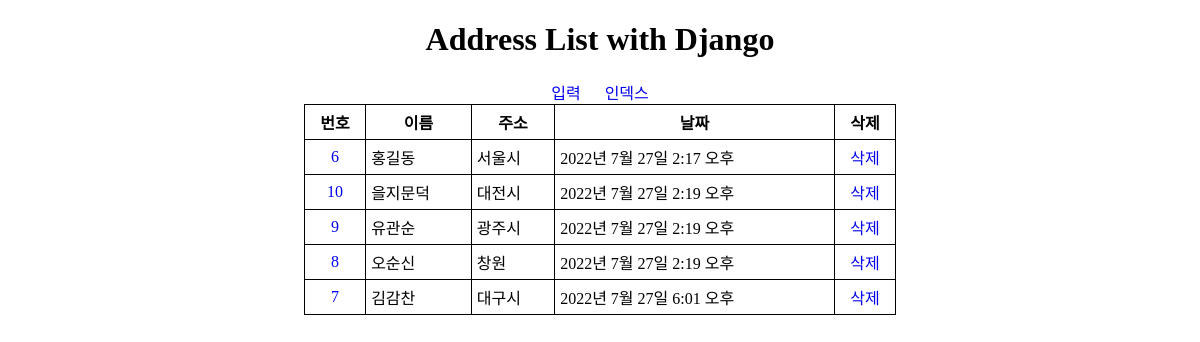
The page /pjsapp/list/ on the database as committed earlier.
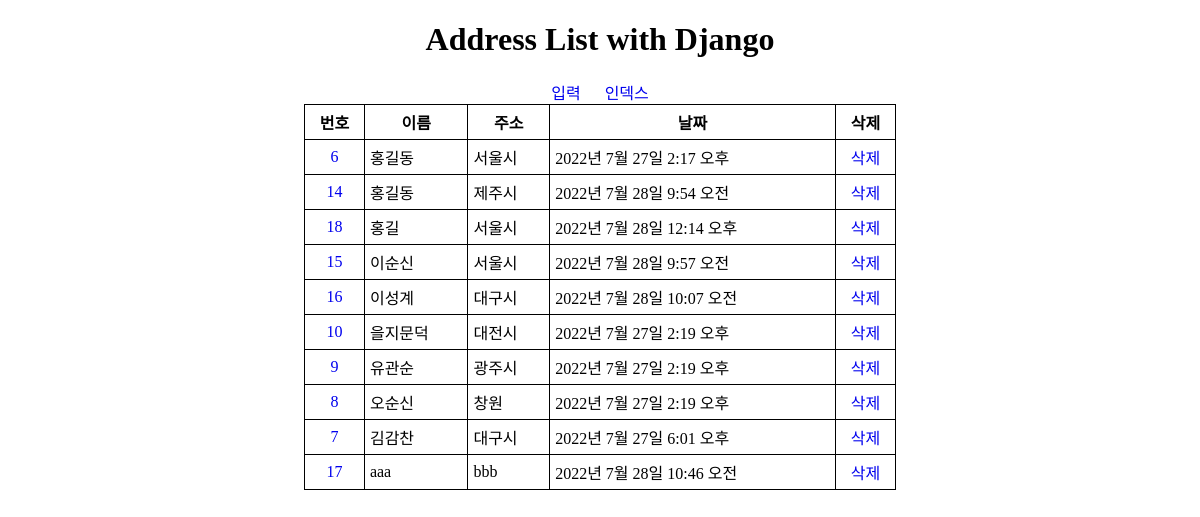
The same page on the database as committed later.
### pjsapp/models.py (models this page shows)
class Address(models.Model):
    name = models.CharField(max_length=200)
    addr = models.TextField()
    rdate = models.DateTimeField()

### pjsapp/views.py (the view)
# urls.py: path('list/', views.list, name='list'), #추가
def list(request):
    template = loader.get_template('list.html')
    addresses = Address.objects.all().order_by('-name', 'addr', '-id').values()
    context = {
        'addresses':addresses,
    }
    return HttpResponse(template.render(context, request))

### pjsapp/templates/list.html (shortened to what this page needs)
<!DOCTYPE html>
<html>
	<head>
	</head>
	<body style="text-align:center">
		<center>
			<h1>
				Address List with Django
			</h1>
			<a href='../write'>입력</a>
            <a href='../'>인덱스</a><br/>
			<table border='1' cellpadding='7' cellspacing='2' width='50%'>
			<tr>
			<th>번호</th>
			<th>이름</th>
			<th>주소</th>
			<th>날짜</th>
			<th>삭제</th>
			</tr>
            {% for address in addresses %}
			<tr>
			<td align='center'><a href="../update/{{address.id}}">{{address.id}}</a></td>
			<td>{{address.name}}</td>
			<td>{{address.addr}}</td>
			<td>{{address.rdate}}</td>
			<td align='center'><a href="../delete/{{address.id}}">삭제</a></td>
			</tr>
            {% endfor %}
			</table>
		</center>
	</body>
</html>

Rows that differ between the two databases and show on the page:
added Address: id "14", name "홍길동", addr "제주시", rdate "2022년 7월 28일 9:54 오전"
added Address: id "18", name "홍길", addr "서울시", rdate "2022년 7월 28일 12:14 오후"
added Address: id "15", name "이순신", addr "서울시", rdate "2022년 7월 28일 9:57 오전"
added Address: id "16", name "이성계", addr "대구시", rdate "2022년 7월 28일 10:07 오전"
added Address: id "17", name "aaa", addr "bbb", rdate "2022년 7월 28일 10:46 오전"
